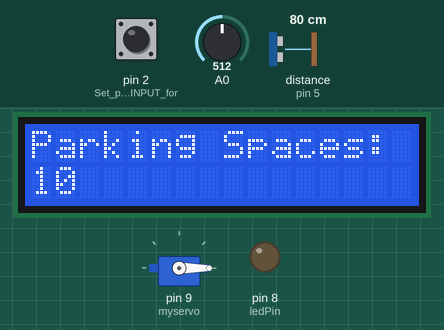
Simulated run of this sketch. Board: Arduino Uno, built with avr-gcc and run on an emulated ATmega328P. Parts: servo, 16×2 character LCD, output pins drawn as LEDs (lit = HIGH). Wiring (inferred from the names in the program): ultrasonic range finder: trigger pin 6; echo pin 5. The inputs (shaded band) are chosen by the test bench; at power-on: distance to the obstacle (sensor on pin 5) 80 cm, A0 = 512, pin 2 (Set_pin_2_as_an_INPUT_for) LOW. The echo pulse lasts 58.3 µs per cm; pins used as bus, display or sensor lines are not drawn.

Above: at 1.2 s.
1.3 s: distance to the obstacle (sensor on pin 5) set to 12 cm
2.8 s: distance to the obstacle (sensor on pin 5) set to 9 cm
At 4.6 s:
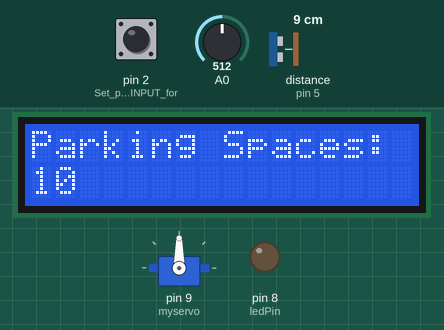
5.7 s: distance to the obstacle (sensor on pin 5) set to 18 cm
At 8.5 s:
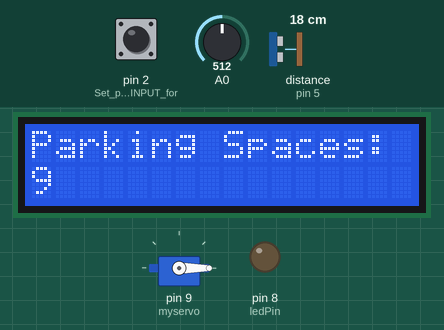
8.7 s: A0 set to 460
10.2 s: A0 set to 444
At 10.8 s:
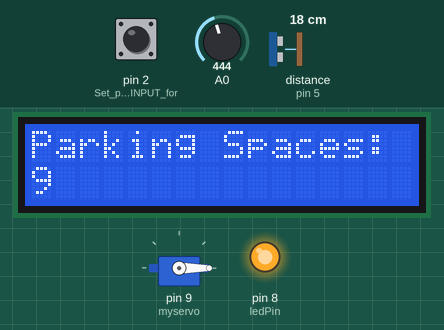
11.9 s: pin 2 (Set_pin_2_as_an_INPUT_for) pulled HIGH for 0.3 s
At 13.8 s:
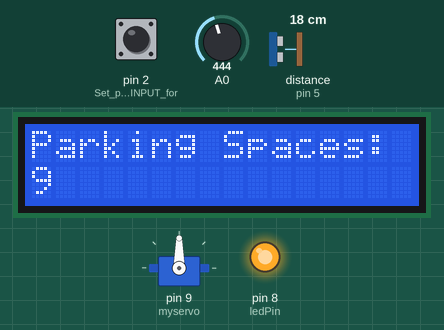
Timing chart, 0 to 15.3 s (numbered marks = the images above; inputs shaded):
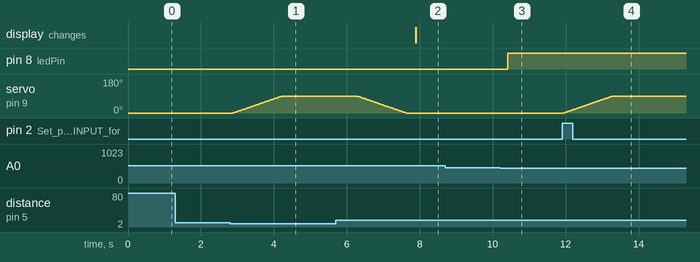

The sketch:

Project2.ino
```cpp
#include <Servo.h> // Include the Servo library for controlling servos
#include <LiquidCrystal.h> // Include the LiquidCrystal library for controlling LCDs

const int rs = 4, en = 3, d4 = 13, d5 = 12, d6 = 11, d7 = 10;
LiquidCrystal lcd(rs, en, d4, d5, d6, d7); // Create an LCD object with the specified pins

Servo myservo; // Create a Servo object

int pos = 0; // Initialize position for the servo
int ledPin = 8; // Pin for the LED indicator
const int trigPin = 6; // Pin for the ultrasonic sensor trigger
const int echoPin = 5; // Pin for the ultrasonic sensor echo
float duration, distance; // Variables to store duration and distance measurements
int freeSpaces = 10; // Initialize the number of free parking spaces
int InVal = 0; // Variable to store input value (e.g., from a button)
int previousFreeSpaces = freeSpaces; // Store the previous number of free spaces

void setup()
{
  pinMode(2, INPUT); // Set pin 2 as an INPUT for the button
  myservo.attach(9); // Attach the servo to pin 9
  myservo.write(0); // Initialize the servo position to 0 degrees

  pinMode(trigPin, OUTPUT); // Set the trigPin as an OUTPUT for the ultrasonic sensor
	pinMode(echoPin, INPUT); // Set the echoPin as an INPUT for the ultrasonic sensor

  Serial.begin(9600); // Start the serial communication at 9600 baud rate
  pinMode(ledPin, OUTPUT); // Set the ledPin as an OUTPUT for the LED

  // Set up the LCD's number of columns and rows:
  lcd.begin(16, 2); // Initialize the LCD with 16 columns and 2 rows
  // Print a message to the LCD.
  lcd.print("Parking Spaces:"); // Display the label on the first row of the LCD
  lcd.setCursor(0, 1); // Move the cursor to the beginning of the second row
  lcd.print(freeSpaces); // Display the initial number of free spaces on the LCD
}

void checkDistance()
{
  digitalWrite(trigPin, HIGH);
  delayMicroseconds(10);
  digitalWrite(trigPin, LOW);
  duration = pulseIn(echoPin, HIGH);
  distance = (duration*.0343)/2;
  delay(1);
}

void openGate()
{
  for (pos = 0; pos <= 90; pos += 1)
  {
    myservo.write(pos);
    delay(15);
  }
}

void closeGate()
{
  for (pos = 90; pos >= 0; pos -= 1)
  {
    myservo.write(pos);
    delay(15);
  }
}

void buttonpressed()
{
  InVal = digitalRead(2);
  if(InVal == 1 && freeSpaces < 10) //If button is pressed
  {
    openGate();
    delay(3000);
    closeGate();
    freeSpaces++;
  }
}

void checkLight()
{
  int value = analogRead(A0);
  if (value > 450)
  {
    digitalWrite(ledPin, LOW);
  }
  else
  {
    digitalWrite(ledPin,  HIGH);
  }
}

void loop()
{
  checkLight();
  buttonpressed();
  if (freeSpaces != previousFreeSpaces) // Update the LCD if free spaces change
  {
    lcd.setCursor(0, 1);
    lcd.print("    "); // Clear previous value
    lcd.setCursor(0, 1);

    if (freeSpaces == 0)
    {
      lcd.print("FULL"); // Display "FULL" if no free spaces
    }
    else
    {
      lcd.print(freeSpaces); // Display the number of free spaces
    }

      previousFreeSpaces = freeSpaces;
  }

  digitalWrite(trigPin, LOW);
	delayMicroseconds(2);
	checkDistance();

  if (distance < 10 && freeSpaces > 0) // If car is detected within 10 centimeters
  {
    openGate(); // Open the gate
    delay(2000);

    for(int i = 0; i < 10; i++) // Check if car moved from front of sensor
    {
      checkDistance();
    }

    if (distance > 10) // If car moved from front of sensor
    {
      closeGate(); // Close the gate
      freeSpaces--;
    }
    else // If car still in front of sensor
    {
      while (distance < 10)
      {
        myservo.write(90); // Leave the gate open
        checkDistance(); // While the car still there (distance < 10), check the distance continuously

        if (distance > 10) // If car moved from front of sensor
        {
          delay(2000); // Close gate 2 seconds after the car left the sensor
          closeGate(); // Close the gate
          freeSpaces--;
        }
      }
    }
  }
  delay(250);
}
```

Measured:
- the behaviour switches between 11 and 10 cm on distance to the obstacle (sensor on pin 5) (found by bisection; images 0 and 1)
- the behaviour switches between 451 and 450 on A0 (found by bisection; images 2 and 3)
- after the input at 1.3 s, every drawn part: stays the same
- after the input at 2.8 s, servo on pin 9 (myservo): moves from 0° to 90° over 1.4 s, starting after 0.08 s
- after the input at 5.7 s, servo on pin 9 (myservo): moves from 90° to 0° over 1.4 s, starting after 0.58 s; the display: changes after 2.2 s (image 2)
- after the input at 8.7 s, every drawn part: stays the same
- after the input at 10.2 s, pin 8 (ledPin): LOW → HIGH after 0.21 s
- after the input at 11.9 s, servo on pin 9 (myservo): moves from 0° to 90° over 1.4 s, starting at once
